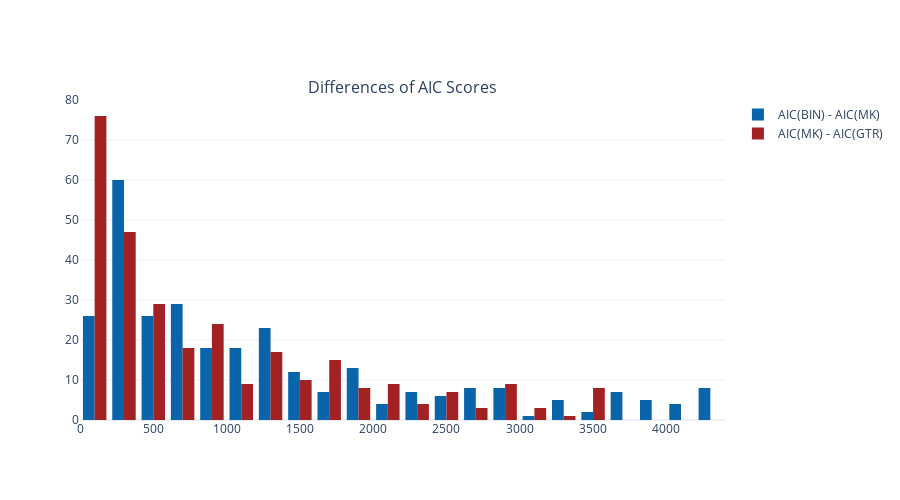

The notebook cell this image was saved under:
### Code cell
fig = make_subplots(
    rows=1,
    cols=1,
    subplot_titles=["Differences of AIC Scores"]
)

df2 = df.copy()
df2["diff1"] = df['BIN_AIC'] - df['MK_AIC']
df2["diff2"] = df['MK_AIC'] - df['GTR_AIC']
    
fig.append_trace(
    go.Histogram(
        x=x_values(df2, 'diff1', True),
        name= "AIC(BIN) - AIC(MK)",
        marker_color = cc.get_diff_color("BIN", "MK"),
        showlegend=True
        #, histnorm="percent"
    ),
    row=1,
    col=1
)

fig.append_trace(
    go.Histogram(
        x=x_values(df2, 'diff2', True),
        name="AIC(MK) - AIC(GTR)",
        marker_color = cc.get_diff_color("GTR", "MK"),
        showlegend=True
        #, histnorm="percent"
    ),
    row=1,
    col=1
)
fig.update_layout(template="plotly_white", height=500)

### Figure 1 — Plotly figure (JSON) as saved in the notebook; plotly's stock layout.template omitted (floating-point values rounded to 4 significant figures; data arrays with more than 128 entries replaced by an {"elided": "..."} marker saying what was removed)
{"data": [{"marker": {"color": "#0A64AA"}, "name": "AIC(BIN) - AIC(MK)", "showlegend": true, "type": "histogram", "x": {"elided": "297 float values"}, "xaxis": "x", "yaxis": "y"}, {"marker": {"color": "#A22223"}, "name": "AIC(MK) - AIC(GTR)", "showlegend": true, "type": "histogram", "x": {"elided": "297 float values"}, "xaxis": "x", "yaxis": "y"}], "layout": {"annotations": [{"font": {"size": 16}, "showarrow": false, "text": "Differences of AIC Scores", "x": 0.5, "xanchor": "center", "xref": "paper", "y": 1, "yanchor": "bottom", "yref": "paper"}], "height": 500, "xaxis": {"anchor": "y", "domain": [0, 1]}, "yaxis": {"anchor": "x", "domain": [0, 1]}}}
